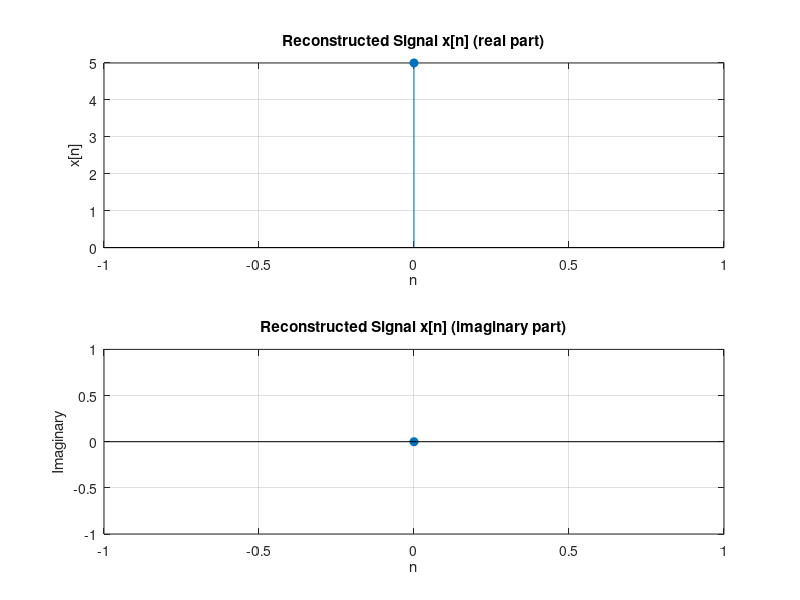

MATLAB code for this plot:
clc;
clear all;
close all;

% Inverse Discrete Fourier Transform (IDFT)
% x[n] = (1/N) * sum_{k=0}^{N-1} X[k] * exp(j*2*pi*k*n/N)

X = input('Enter the frequency-domain samples X[k] as a vector: ');
N = length(X);

% Manual IDFT computation
x = zeros(1, N);
for n = 0:N-1
    for k = 0:N-1
        x(n+1) = x(n+1) + X(k+1) * exp(1j*2*pi*k*n/N);
    end
end
x = x / N;

% Compare with built-in ifft
x_ifft = ifft(X);

disp('IDFT computed manually:');
disp(x);
disp('IDFT using built-in ifft():');
disp(x_ifft);

figure;
subplot(2,1,1);
stem(0:N-1, real(x), 'filled');
title('Reconstructed Signal x[n] (real part)');
xlabel('n'); ylabel('x[n]');
grid on;

subplot(2,1,2);
stem(0:N-1, imag(x), 'filled');
title('Reconstructed Signal x[n] (imaginary part)');
xlabel('n'); ylabel('Imaginary');
grid on;
